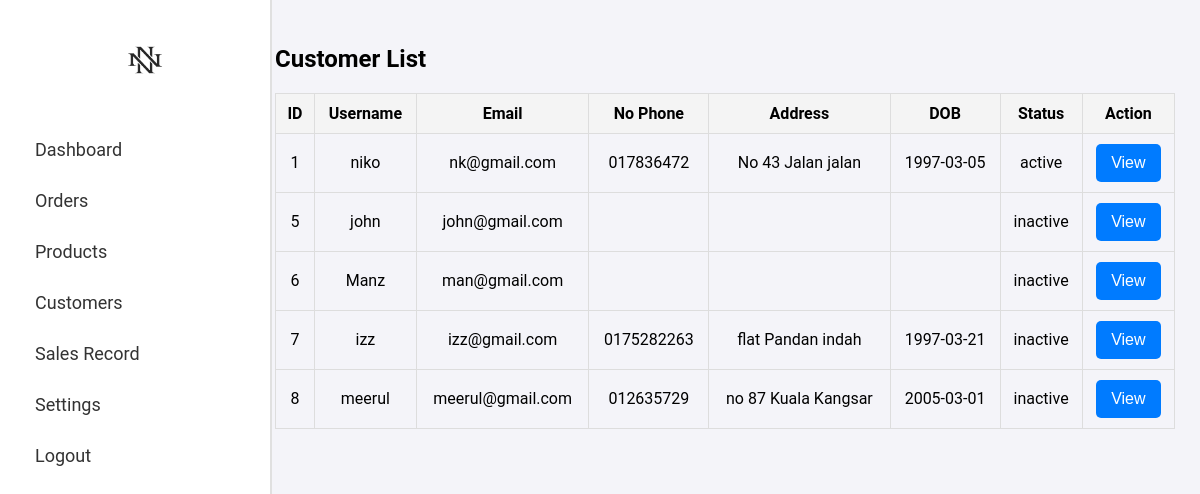
Page /admin/customers.php on the committed database.
### tables this page shows
CREATE TABLE `users` (
  `user_id` int(11) NOT NULL,
  `username` varchar(50) NOT NULL,
  `password` varchar(255) NOT NULL,
  `email` varchar(255) NOT NULL,
  `nophone` varchar(15) DEFAULT NULL,
  `address` text DEFAULT NULL,
  `userType` enum('admin','customer') DEFAULT 'customer',
  `profile_picture` varchar(255) DEFAULT NULL,
  `dob` date DEFAULT NULL,
  `shipping_address` text DEFAULT NULL,
  `reset_token` varchar(255) DEFAULT NULL,
  `status` enum('active','inactive') DEFAULT 'active',
  `last_login` datetime DEFAULT NULL,
  `created_at` datetime DEFAULT current_timestamp(),
  `updated_at` datetime DEFAULT current_timestamp() ON UPDATE current_timestamp()
);

### admin/customers.php (the view, shortened to what this page needs)
<?php
include '../config/conn.php';
$currentDate = date('Y-m-d H:i:s');
$query = "
    SELECT *,
        CASE
            WHEN last_login IS NULL OR TIMESTAMPDIFF(DAY, last_login, '$currentDate') > 3 THEN 'inactive'
            ELSE status
        END AS status
    FROM users WHERE userType = 'customer'
";
$result = mysqli_query($conn, $query);
?>
<!DOCTYPE html>
<html lang="en">
<head>
    <link rel="stylesheet" href="styles/style.css">
</head>
<body>
    <div class="wrapper">
        <?php include 'components/sidebar.php'; ?>
        <div class="main-content">
            <h2>Customer List</h2>
            <table border="1">
                <thead>
                    <tr>
                        <th>ID</th>
                        <th>Username</th>
                        <th>Email</th>
                        <th>No Phone</th>
                        <th>Address</th>
                        <th>DOB</th>
                        <th>Status</th>
                        <th>Action</th>
                    </tr>
                </thead>
                <tbody>
                    <?php while ($row = mysqli_fetch_assoc($result)) {
                        $user_id = $row['user_id'];
                    ?>
                        <tr>
                            <td><?php echo $row['user_id']; ?></td>
                            <td><?php echo htmlspecialchars($row['username']); ?></td>
                            <td><?php echo htmlspecialchars($row['email']); ?></td>
                            <td><?php echo htmlspecialchars($row['nophone']); ?></td>
                            <td><?php echo htmlspecialchars($row['address']); ?></td>
                            <td><?php echo htmlspecialchars($row['dob']); ?></td>
                            <td><?php echo htmlspecialchars($row['status']); ?></td>
                            <td>
                                <button onclick="toggleCardDetails(<?php echo $user_id; ?>)">View</button>
                            </td>
                        </tr>
                    <?php } ?>
                </tbody>
            </table>
        </div>
    </div>
</body>
</html>

### admin/styles/style.css (style rules this page uses)
body { font-family: 'Roboto', sans-serif; margin: 0; padding: 0; background-color: #f4f4f9; }
.wrapper { display: flex; min-height: 100vh; background-color: #f8f9fa; }
.main-content { margin-left: 250px; padding: 25px; flex-grow: 1; background-color: #f4f4f9; }
table { width: 100%; border-collapse: collapse; margin-top: 20px; }
th, td { border: 1px solid #ddd; padding: 10px; text-align: center; }
th { background-color: #f4f4f4; }
button { padding: 10px 15px; background-color: #007bff; color: white; border: none; border-radius: 5px; cursor: pointer; font-size: 16px; }

### rows in the picture
users: user_id "1", username "niko", email "nk@gmail.com", nophone "017836472", address "No 43 Jalan jalan", dob "1997-03-05", status "active"
users: user_id "5", username "john", email "john@gmail.com", status "inactive"
users: user_id "6", username "Manz", email "man@gmail.com", status "inactive"
users: user_id "7", username "izz", email "izz@gmail.com", nophone "0175282263", address "flat Pandan indah", dob "1997-03-21", status "inactive"
users: user_id "8", username "meerul", email "meerul@gmail.com", nophone "012635729", address "no 87 Kuala Kangsar", dob "2005-03-01", status "inactive"
